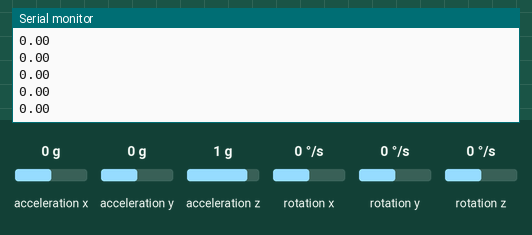
A sketch run on a simulated Arduino Uno, built with avr-gcc and run on an emulated ATmega328P. On the bench: the last lines printed to the serial monitor. The test bench sets the inputs (shaded band); at power-on: rotation z 0 °/s, acceleration x 0 g, acceleration y 0 g, acceleration z 1 g, rotation x 0 °/s, rotation y 0 °/s.

Above: at 4.2 s.
4.3 s: rotation z set to -192 °/s
At 5.4 s:
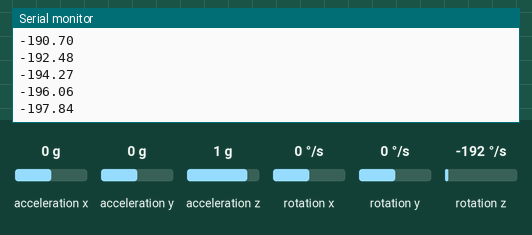
5.8 s: rotation z set to -100 °/s
At 6.4 s:
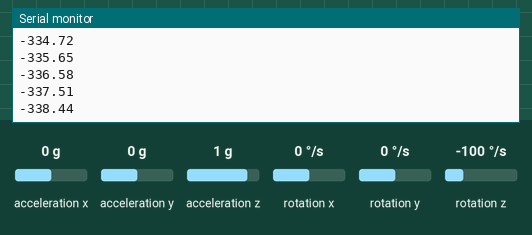
Timing chart, 0 to 8.8 s (numbered marks = the images above; inputs shaded):
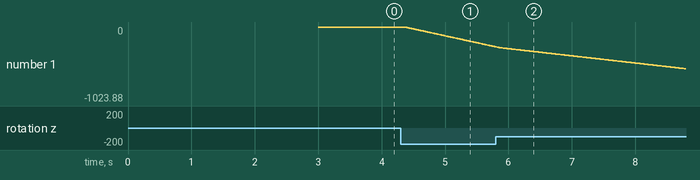

Measured:
- after the input at 4.3 s, the serial monitor: prints a new line after 0.07 s (image 1)
- plotted number 1: 0 → -272.89 after the input at 4.3 s

The sketch:

imu_test.ino
```cpp
/*
 Δοκιμαστικό πρόγραμμα για την μονάδα IMU
 Διαβάζει τις τιμές της γωνίας περιστροφής
 γύρω από τον άξονα Ζ που παίρνει ο αισθητήρας
 και τις εμφανίζει στο serial monitor.
*/

#include <MPU6050_tockn.h>    //Εισάγω τις βιβλιοθήκες για την μονάδα IMU
#include <Wire.h>             //Εισάγω τις βιβλιοθήκες για την μονάδα IMU

MPU6050 imu(Wire);            //Δηλώνω την μονάδα με το όνομα imu
float mZ;                     //Δηλώνω μια μεταβλητή που θα κρατάει τις μοίρες περιστροφής γύρω από τον άξονα Ζ

void setup() {
  Serial.begin(9600);         //Ξεκινάω την σειριακή επικοινωνία
  Wire.begin();               //Ξεκινάω τις βιβλιοθήκες για την μονάδα imu
  imu.begin();                //Ξεκινάω τις βιβλιοθήκες για την μονάδα imu
  imu.calcGyroOffsets(true);  //Αρχικοποιώ και υπολογίζω την απόκλιση της μονάδα imu (Θέλει 3 δευτερόλεπτα)
}

void loop() {
  imu.update();               //Ενημερώνω την μονάδα IMU
  mZ = imu.getAngleZ();       //Παίρνω τις μοίρες περιστροφής γύρω από τον άξονα Ζ
  Serial.println(mZ);         //Τις εμφανίζω στην σειριακή οθόνη
}
```
